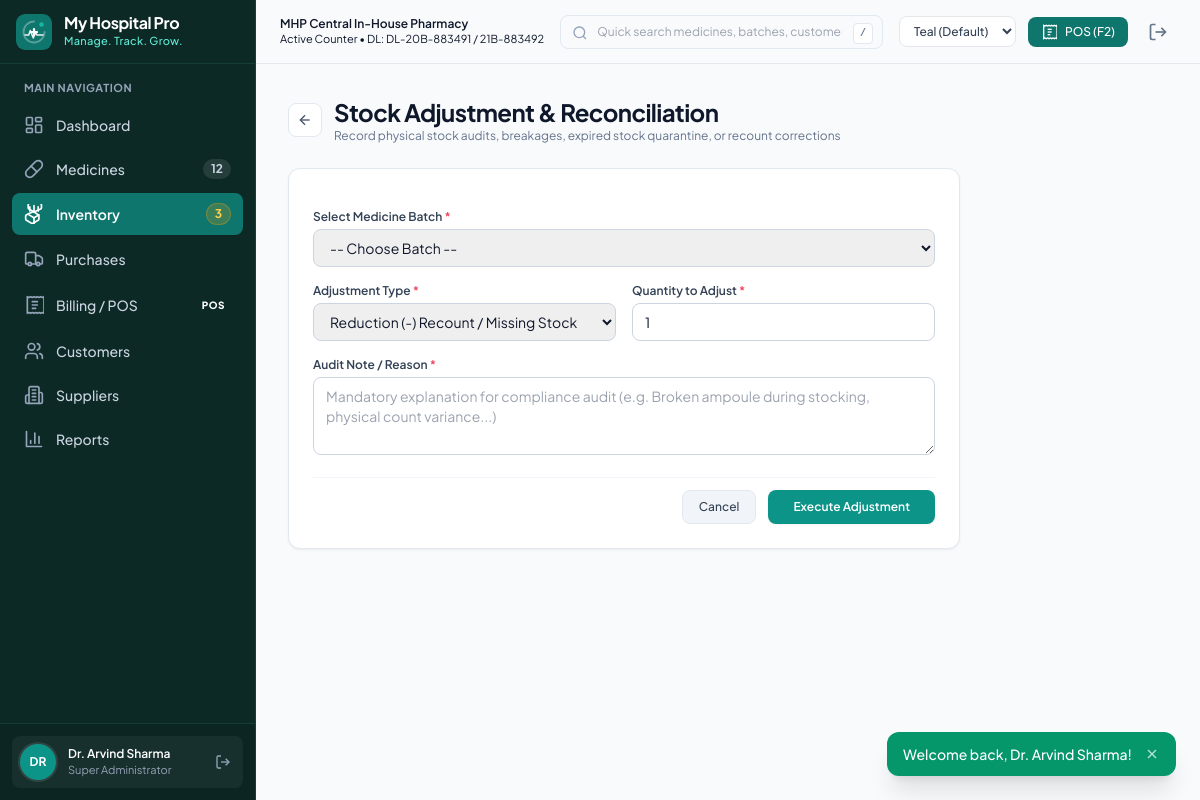
The app's page /inventory/stock-adjustment.php (signed in) with its own data.
### tables this page shows
CREATE TABLE `users` (
  `id` INT UNSIGNED NOT NULL AUTO_INCREMENT,
  `name` VARCHAR(100) NOT NULL,
  `username` VARCHAR(50) NOT NULL UNIQUE,
  `email` VARCHAR(100) NOT NULL UNIQUE,
  `password` VARCHAR(255) NOT NULL,
  `role_id` INT UNSIGNED NOT NULL,
  `phone` VARCHAR(20) DEFAULT NULL,
  `status` ENUM('active', 'inactive') NOT NULL DEFAULT 'active',
  `last_login` DATETIME DEFAULT NULL,
  `created_at` TIMESTAMP NOT NULL DEFAULT CURRENT_TIMESTAMP,
  `updated_at` TIMESTAMP NOT NULL DEFAULT CURRENT_TIMESTAMP ON UPDATE CURRENT_TIMESTAMP,
  PRIMARY KEY (`id`),
  KEY `idx_users_role` (`role_id`),
  CONSTRAINT `fk_users_role` FOREIGN KEY (`role_id`) REFERENCES `roles` (`id`) ON UPDATE CASCADE
);

CREATE TABLE `roles` (
  `id` INT UNSIGNED NOT NULL AUTO_INCREMENT,
  `name` VARCHAR(50) NOT NULL UNIQUE,
  `display_name` VARCHAR(100) NOT NULL,
  `description` TEXT DEFAULT NULL,
  `created_at` TIMESTAMP NOT NULL DEFAULT CURRENT_TIMESTAMP,
  PRIMARY KEY (`id`)
);

### includes/functions.php (called while the page is built, shortened)
<?php
function get_root_url(): string {
    $script = str_replace('\\', '/', $_SERVER['SCRIPT_NAME'] ?? '');
    if (strpos($script, '/medicines/') !== false ||
        strpos($script, '/purchases/') !== false ||
        strpos($script, '/inventory/') !== false ||
        strpos($script, '/billing/') !== false ||
        strpos($script, '/customers/') !== false ||
        strpos($script, '/suppliers/') !== false ||
        strpos($script, '/reports/') !== false ||
        strpos($script, '/auth/') !== false ||
        strpos($script, '/api/') !== false ||
        strpos($script, '/install/') !== false) {
        return '../';
    }
    return '';
}
function e(?string $string): string {
    return htmlspecialchars((string)$string, ENT_QUOTES, 'UTF-8');
}
function get_setting(string $key, $default = null): ?string {
    static $settings = null;
    if ($settings === null) {
        try {
            $db = get_db();
            $stmt = $db->query("SELECT setting_key, setting_value FROM settings");
            $settings = $stmt->fetchAll(PDO::FETCH_KEY_PAIR) ?: [];
        } catch (Exception $e) {
            $settings = [];
        }
    }
    return $settings[$key] ?? $default;
}

### includes/auth.php (called while the page is built, shortened)
<?php
function current_user(): ?array {
    static $user = null;
    if ($user === null) {
        $db = get_db();
        $stmt = $db->prepare("SELECT u.*, r.name as role_name, r.display_name as role_display
                              FROM users u
                              JOIN roles r ON u.role_id = r.id
                              WHERE u.id = ? AND u.status = 'active' LIMIT 1");
        $stmt->execute([$_SESSION['user_id']]);
        $user = $stmt->fetch() ?: null;
    }
    return $user;
}

### inventory/stock-adjustment.php (the view, shortened to what this page needs)
<?php
$current_page = "inventory";
require_once __DIR__ . '/../includes/header.php';
require_once __DIR__ . '/../includes/sidebar.php';
$pref_type = trim($_GET['type'] ?? 'ADJUSTMENT_OUT');
?>
<div class="flex-1 flex flex-col min-w-0 overflow-hidden">
    <?php require_once __DIR__ . '/../includes/navbar.php'; ?>
    <main class="flex-1 overflow-y-auto p-4 md:p-6 lg:p-8 space-y-6">
        <div class="flex items-center justify-between">
            <div class="flex items-center gap-3">
                <a href="index.php" class="p-2 rounded-lg bg-white border border-slate-200 text-slate-600 hover:bg-slate-50 transition-colors">
                    <svg class="w-4 h-4" viewBox="0 0 24 24" fill="none" stroke="currentColor" stroke-width="2"><path d="m12 19-7-7 7-7"/><path d="M19 12H5"/></svg>
                </a>
                <div>
                    <h1 class="text-xl md:text-2xl font-bold text-slate-900 tracking-tight">Stock Adjustment &amp; Reconciliation</h1>
                    <p class="text-xs text-slate-500">Record physical stock audits, breakages, expired stock quarantine, or recount corrections</p>
                </div>
            </div>
        </div>
        <div class="max-w-2xl">
            <form method="POST" action="stock-adjustment.php" class="app-card p-6 bg-white border border-slate-200 rounded-xl shadow-xs space-y-4">
                <div>
                    <label class="text-xs font-semibold text-slate-700 mb-1 block">Select Medicine Batch <span class="text-rose-500">*</span></label>
                    <select name="batch_id" required class="w-full border border-slate-300 rounded-lg px-3 py-2 text-xs sm:text-sm focus:ring-2 focus:ring-teal-600">
                        <option value="">-- Choose Batch --</option>
                    </select>
                </div>
                <div class="grid grid-cols-1 sm:grid-cols-2 gap-4">
                    <div>
                        <label class="text-xs font-semibold text-slate-700 mb-1 block">Adjustment Type <span class="text-rose-500">*</span></label>
                        <select name="adjustment_type" required class="w-full border border-slate-300 rounded-lg px-3 py-2 text-xs sm:text-sm focus:ring-2 focus:ring-teal-600">
                            <option value="ADJUSTMENT_OUT" <?= ($pref_type === 'ADJUSTMENT_OUT') ? 'selected' : '' ?>>Reduction (-) Recount / Missing Stock</option>
                        </select>
                    </div>
                    <div>
                        <label class="text-xs font-semibold text-slate-700 mb-1 block">Quantity to Adjust <span class="text-rose-500">*</span></label>
                        <input type="number" name="quantity" min="1" required value="1" class="w-full border border-slate-300 rounded-lg px-3 py-2 text-xs sm:text-sm focus:ring-2 focus:ring-teal-600">
                    </div>
                </div>
                <div>
                    <label class="text-xs font-semibold text-slate-700 mb-1 block">Audit Note / Reason <span class="text-rose-500">*</span></label>
                    <textarea name="reason" rows="3" required placeholder="Mandatory explanation for compliance audit (e.g. Broken ampoule during stocking, physical count variance...)" class="w-full border border-slate-300 rounded-lg px-3 py-2 text-xs sm:text-sm focus:ring-2 focus:ring-teal-600"></textarea>
                </div>
                <div class="flex items-center justify-end gap-3 pt-3 border-t border-slate-100">
                    <a href="index.php" class="btn-secondary text-xs py-2 px-4 bg-slate-100 text-slate-700 rounded-lg">Cancel</a>
                    <button type="submit" class="btn-primary text-xs py-2 px-6 bg-teal-600 hover:bg-teal-700 text-white font-semibold rounded-lg shadow-sm">
                        Execute Adjustment
                    </button>
                </div>
            </form>
        </div>
    </main>
</div>
<?php require_once __DIR__ . '/../includes/footer.php'; ?>

### includes/sidebar.php (shortened to what this page needs)
<?php
$root = get_root_url();
$current_page = $current_page ?? '';
$db = get_db();
try {
    $med_count = (int)$db->query("SELECT COUNT(*) FROM medicines WHERE status = 'active'")->fetchColumn();
    $low_stock_count = (int)$db->query("
        SELECT COUNT(DISTINCT m.id)
        FROM medicines m
        LEFT JOIN medicine_batches b ON m.id = b.medicine_id AND b.status = 'active'
        WHERE m.status = 'active'
        GROUP BY m.id, m.reorder_level
        HAVING COALESCE(SUM(b.quantity), 0) <= m.reorder_level
    ")->rowCount();
} catch (Exception $e) {
}
$user = current_user();
?>
<aside id="app-sidebar" class="transition-transform duration-200 z-30 fixed lg:static inset-y-0 left-0 -translate-x-full lg:translate-x-0 flex flex-col h-full bg-[var(--sidebar-bg)] border-r border-[var(--sidebar-border)] text-[var(--sidebar-text)] w-64 select-none">
    <div class="h-16 flex items-center justify-between px-4 border-b border-[var(--sidebar-border)]">
        <a href="<?= $root ?>dashboard.php" class="flex items-center gap-3">
            <img src="<?= $root ?>assets/images/logo.svg" alt="Logo" class="w-9 h-9 rounded-lg shadow-sm" onerror="this.src='<?= $root ?>assets/images/favicon.svg'"/>
            <div class="flex flex-col">
                <span class="font-bold text-base text-white tracking-tight leading-tight"><?= e(get_setting('hospital_name', APP_NAME)) ?></span>
                <span class="text-[11px] text-teal-300 font-medium tracking-wide"><?= e(get_setting('tagline', APP_TAGLINE)) ?></span>
            </div>
        </a>
    </div>
    <div class="flex-1 px-3 py-4 space-y-1 overflow-y-auto">
        <div class="text-[11px] font-bold uppercase tracking-wider text-slate-400 px-3 mb-2">Main Navigation</div>
        <?php foreach ($nav_items as $item): ?>
            <?php $is_active = ($item['key'] === $current_page); ?>
            <a href="<?= e($item['url']) ?>"
               class="group flex items-center gap-3 px-3 py-2.5 rounded-lg text-sm font-medium transition-colors <?= $is_active ? 'bg-[var(--sidebar-active)] text-white shadow-sm font-semibold' : 'text-slate-300 hover:bg-white/10 hover:text-white' ?>">
                <span class="<?= $is_active ? 'text-white' : 'text-slate-400 group-hover:text-white' ?>">
                    <?= $item['icon'] ?>
                </span>
                <span class="truncate"><?= e($item['label']) ?></span>
                <?php if (!empty($item['badge'])): ?>
                    <span class="ml-auto text-xs px-2 py-0.5 rounded-full font-bold <?= $item['badge_class'] ?? 'bg-white/10 text-slate-300' ?>">
                        <?= e($item['badge']) ?>
                    </span>
                <?php elseif (!empty($item['highlight'])): ?>
                    <span class="ml-auto text-[10px] uppercase tracking-wider px-1.5 py-0.5 rounded font-extrabold bg-primary text-white">POS</span>
                <?php endif; ?>
            </a>
        <?php endforeach; ?>
    </div>
    <div class="p-3 border-t border-[var(--sidebar-border)] bg-black/10">
        <div class="flex items-center gap-3 p-2 rounded-lg bg-white/5">
            <div class="w-9 h-9 rounded-full bg-teal-600 flex items-center justify-center font-bold text-white text-xs ring-2 ring-white/10">
                <?= strtoupper(substr($user['name'] ?? 'AD', 0, 2)) ?>
            </div>
            <div class="flex-1 min-w-0">
                <div class="text-xs font-semibold text-white truncate"><?= e($user['name'] ?? 'Staff User') ?></div>
                <div class="text-[11px] text-slate-400 truncate"><?= e($user['role_display'] ?? 'Staff') ?></div>
            </div>
            <a href="<?= $root ?>logout.php" title="Sign Out" class="text-slate-400 hover:text-rose-400 p-1 rounded transition-colors">
                <svg class="w-4 h-4" viewBox="0 0 24 24" fill="none" stroke="currentColor" stroke-width="2"><path d="M9 21H5a2 2 0 0 1-2-2V5a2 2 0 0 1 2-2h4"/><polyline points="16 17 21 12 16 7"/><line x1="21" x2="9" y1="12" y2="12"/></svg>
            </a>
        </div>
    </div>
</aside>

### assets/css/themes.css (style rules this page uses)
:root, [data-theme="default"] { --primary: #0f766e; --primary-dark: #115e59; --primary-light: #ccfbf1; --primary-hover: #0d6962; --primary-rgb: 15, 118, 110; --accent: #14b8a6; --background: #f8fafc; --surface: #ffffff; --surface-alt: #f1f5f9; --surface-hover: #f8fafc; --text: #0f172a; --text-secondary: #334155; --muted: #64748b; --border: #e2e8f0; --border-dark: #cbd5e1; --success: #16a34a; --success-light: #dcfce7; --warning: #d97706; --warning-light: #fef3c7; --danger: #dc2626; --danger-light: #fee2e2; --info: #0284c7; --info-light: #e0f2fe; --sidebar-bg: #0d2926; --sidebar-text: #e2e8f0; --sidebar-active: #0f766e; --sidebar-border: #133e3a; }

### assets/css/app.css (style rules this page uses)
body { font-family: 'Plus Jakarta Sans', 'Inter', -apple-system, BlinkMacSystemFont, 'Segoe UI', Roboto, sans-serif; background-color: var(--background); color: var(--text); -webkit-font-smoothing: antialiased; -moz-osx-font-smoothing: grayscale; }
.btn-primary { background-color: var(--primary); color: #ffffff; font-weight: 500; padding: 0.5rem 1rem; border-radius: 0.5rem; display: inline-flex; align-items: center; justify-content: center; gap: 0.5rem; transition: all 0.15s ease-in-out; border: 1px solid transparent; }
.btn-secondary { background-color: var(--surface); color: var(--text); font-weight: 500; padding: 0.5rem 1rem; border-radius: 0.5rem; display: inline-flex; align-items: center; justify-content: center; gap: 0.5rem; transition: all 0.15s ease-in-out; border: 1px solid var(--border); }
.app-card { background-color: var(--surface); border: 1px solid var(--border); border-radius: 0.75rem; box-shadow: 0 1px 3px 0 rgba(0, 0, 0, 0.05), 0 1px 2px -1px rgba(0, 0, 0, 0.05); }

### records on screen
users: name "DR", name "Dr. Arvind Sharma", role.display_name "Super Administrator"

### other values on screen
get_setting('hospital_name', APP_NAME) "My Hospital Pro"
get_setting('tagline', APP_TAGLINE) "Manage. Track. Grow."
$item['label'] "Dashboard"
$item['label'] "Medicines"
$item['badge'] "12"
$item['label'] "Inventory"
$item['badge'] "3"
$item['label'] "Purchases"
$item['label'] "Billing / POS"
$item['label'] "Customers"
$item['label'] "Suppliers"
$item['label'] "Reports"
get_setting('store_name', HOSPITAL_STORE_NAME) "MHP Central In-House Pharmacy"
get_setting('drug_license', HOSPITAL_DL_NUMBER) "DL-20B-883491 / 21B-883492"
$flash['message'] "Welcome back, Dr. Arvind Sharma!"
